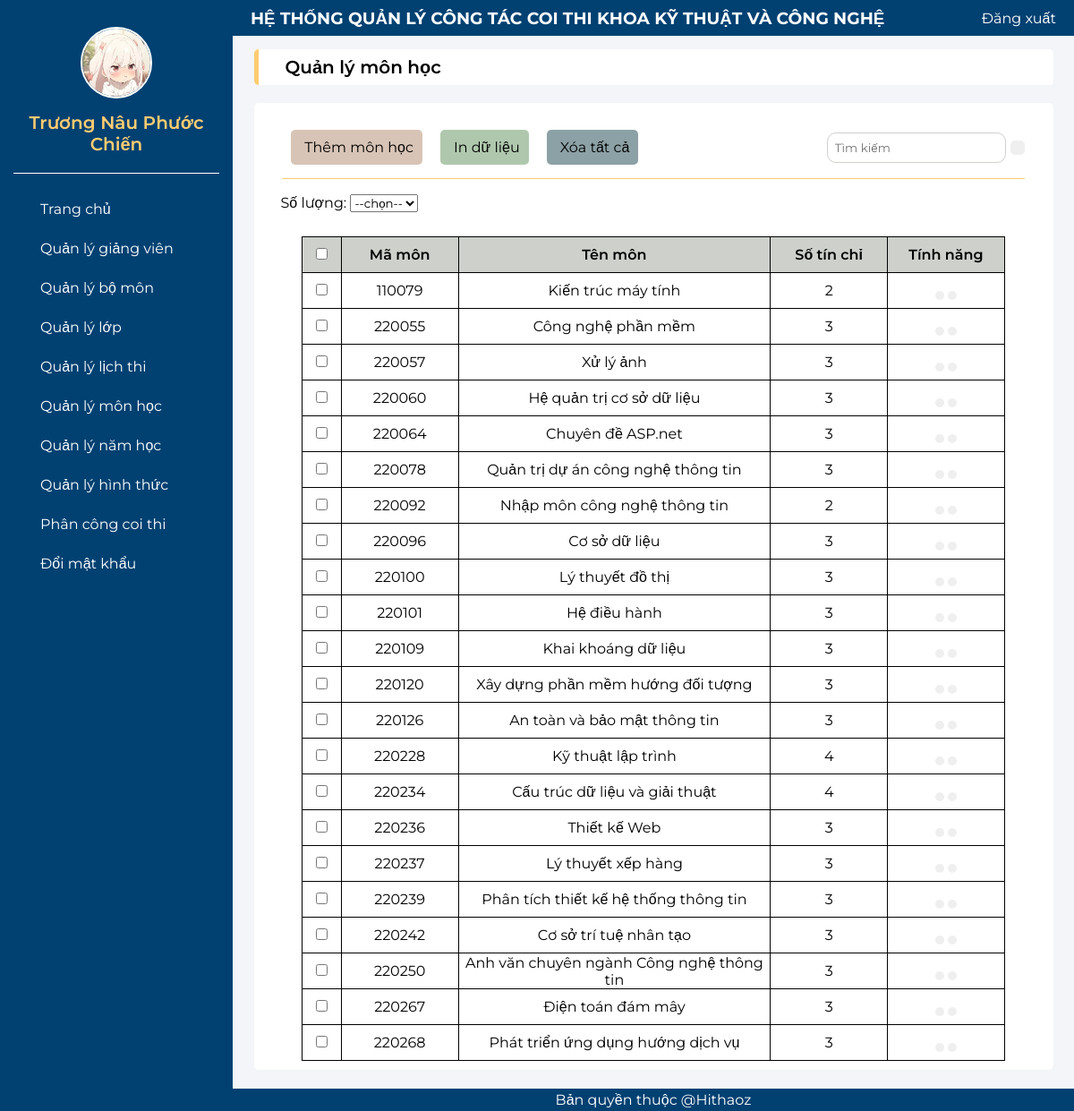
Screenshot of /QLMH.php (signed in) with the database file from the repository.
### tables this page shows
CREATE TABLE `monhoc` (
  `mamon` int(11) NOT NULL,
  `tenmon` varchar(100) NOT NULL,
  `sotinchi` int(11) NOT NULL
);

### QLMH.php (the view, shortened to what this page needs)
<?php
include("header_admin.php");
?>
<div>
    <div class="top-center">
        <p>Quản lý môn học</p>
    </div>
    <div class="table-center">
        <div class="btn-center">
            <div class="btn-center-bt">
                <a href="them_monhoc.php" class="button button-them">
                    <p>Thêm môn học</p>
                </a>
                <a href="#" class="button button-in">
                    <p>In dữ liệu</p>
                </a>
                <a href="#" class="button button-xtt">
                    <p>Xóa tất cả</p>
                </a>
            </div>
            <div class="btn-center-search">
                <input type="text" name="tendn" placeholder="Tìm kiếm" required>
                <button type="submit"><ion-icon name="search-outline"></ion-icon></button>
            </div>
        </div>
        <div class="cdm">
            <form method="get" action="" id="pagination-form">
                <label for="itemsPerPage">Số lượng:</label>
                <select name="itemsPerPage" id="itemsPerPage" onchange="updateResultsPerPage()">
                    <option value="2">--chọn--</option>
                </select>
            </form>
        </div>
        <div class="table">
            <table width="90%" class="table-content">
                <tr style="background-color:#CDD0CB; font-weight:600;">
                    <td width="5%" height="40px"><input type="checkbox"></td>
                    <td width="15%">Mã môn</td>
                    <td width="40%">Tên môn</td>
                    <td width="15%">Số tín chỉ</td>
                    <td width="15%">Tính năng</td>
                </tr>
                <?php
                include("ketnoi.php");
                $sql = "SELECT * FROM monhoc";
                $kq = mysqli_query($conn, $sql) or die("Không thể xuất thông tin người dùng " . mysqli_error());
                while ($row = mysqli_fetch_array($kq)) {
                    echo "<tr>";
                    echo "<td height='40px'><input type='checkbox'></td>";
                    echo "<td>" . $row["mamon"] . "</td>";
                    $usern = $row["mamon"];
                    echo "<td>" . $row["tenmon"] . "</td>";
                    echo "<td>" . $row["sotinchi"] . "</td>";
                    echo "<td class='table-icon'>
                    <a href='sua_monhoc.php?user=$usern'><button><ion-icon name='create-outline'></ion-icon></button></a>
                    <a href='xoa_monhoc.php?user=$usern'><button><ion-icon name='trash-outline'></button></ion-icon></a>
                    </td>";
                    echo "</tr>";
                }
                ?>
            </table>
        </div>
    </div>
</div>
<?php
include("footer_admin.php");
?>

### header_admin.php (shortened to what this page needs)
<!DOCTYPE html>
<html lang="en">
<head>
    <link rel="stylesheet" href="css_admin.css">
</head>
<body>
    <?php
    include("ketnoi.php");
    $userlogin = $_SESSION["admin"];
    $sql2 = "select * from admin where email='" . $userlogin . "'";
    $kq2 = mysqli_query($conn, $sql2) or die("Không thể xuất thông tin người dùng " . mysqli_error());
    $admin_login =  mysqli_fetch_array($kq2);
    ?>
    <div class="container">
        <div class="b-left">
            <div class="b-ava">
                <img src="<?php echo $admin_login["hinhdaidien"]; ?>" alt="Profile Picture">
                <label><?php echo $admin_login["hoten"]; ?></label>
            </div>
            <div class="s-left">
                <a href="admin.php" class="s-left-item">
                    <p>Trang chủ</p>
                </a>
                <a href="QLGV.php" class="s-left-item">
                    <p>Quản lý giảng viên</p>
                </a>
                <a href="QLBM.php" class="s-left-item">
                    <p>Quản lý bộ môn</p>
                </a>
                <a href="QLL.php" class="s-left-item">
                    <p>Quản lý lớp</p>
                </a>
                <a href="QLLT.php" class="s-left-item">
                    <p>Quản lý lịch thi</p>
                </a>
                <a href="QLMH.php" class="s-left-item">
                    <p>Quản lý môn học</p>
                </a>
                <a href="QLNH.php" class="s-left-item">
                    <p>Quản lý năm học</p>
                </a>
                <a href="QLHT.php" class="s-left-item">
                    <p>Quản lý hình thức</p>
                </a>
                <a href="QLPCCT.php" class="s-left-item">
                    <p>Phân công coi thi</p>
                </a>
                <a href="#" class="s-left-item">
                    <p>Đổi mật khẩu</p>
                </a>
            </div>
        </div>
        <div class="b-right">
            <div class="s_dx">
                <h3>HỆ THỐNG QUẢN LÝ CÔNG TÁC COI THI KHOA KỸ THUẬT VÀ CÔNG NGHỆ</h3>
                <a href="logout.php" class="s_dx_item">
                    <p>Đăng xuất</p>
                </a>
            </div>
            <div class="content">

### css_admin.css (style rules this page uses)
* { margin: 0; padding: 0; box-sizing: border-box; font-family: 'Montserrat', sans-serif; }
html { scroll-behavior: smooth; }
.container { display: flex; height: 100vh; }
.b-right { display: flex; flex-direction: column; flex: 1; height: 100%; }
.b-left { width: 260px; background-color: #004172; height: 100%; padding: 30px 15px; }
.b-ava img { width: 80px; height: 80px; display: block; border-radius: 50%; margin: 0 auto; border: 2px solid #ffffff; margin-bottom: 15px; }
.b-ava { font-size: 20px; font-weight: 600; color: #FFCC70; margin: 0 auto; text-align: center; border-bottom: 1px solid #ffffff; padding-bottom: 20px; }
.s-left { display: flex; flex-direction: column; gap: 5px; padding-top: 20px; }
.s-left-item { display: flex; align-items: center; color: #ffffff; gap: 15px; padding: 10px 10px; }
.s-left-item { color: #ffffff; text-decoration: none; }
.s_dx { display: flex; justify-content: space-between; align-items: center; padding: 0 20px; width: 100%; background-color: #004172; height: 40px; color: #ffffff; }
.s_dx_item { display: flex; align-items: center; color: #ffffff; gap: 15px; padding: 10px 0; align-items: center; text-decoration: none; }
.content { height: 100%; overflow-y: auto; flex: 1; background-color: #f4f5f8; }
.top-center { display: flex; align-items: center; width: 95%; background-color: #ffffff; height: 40px; padding-left: 30px; margin: 0 auto; border-radius: 5px; margin-top: 15px; margin-bottom: 20px; border-left: 5px solid #FFCC70; }
.top-center p { color: #000000; font-weight: 600; font-size: 20px; }
.table-center { display: flex; width: 95%; background-color: #ffffff; margin: 0 auto; border-radius: 5px; padding: 10px 10px; flex-direction: column; margin-bottom: 20px; }
.btn-center { display: flex; justify-content: space-between; align-items: center; width: 95%; margin: 10px auto; border-bottom: 1px solid #FFCC70; padding-bottom: 5px; }
.btn-center-bt { display: flex; align-items: center; }
.button { display: flex; align-items: center; margin: 10px; gap: 5px; border-radius: 5px; justify-content: center; padding: 10px 10px; text-decoration: none; color: black; }
.button-them { background-color: #D8C4B6; }
.button-in { background-color: #AFC8AD; }
.button-xtt { background-color: #8CA1A5; }
.btn-center-search { display: flex; align-items: center; gap: 5px; }
.btn-center-search input { padding: 8px 8px; border-radius: 10px; border: none; width: 200px; color: darkgrey; background-color: EEEEEE; border: 1px solid #CDD0CB; display: flex; }
.btn-center-search button { padding: 8px 8px; border-radius: 5px; border: none; }
.cdm { display: flex; padding: 7px 0; margin-left: 20px; }
table, th, td { border: 1px solid black; text-align: center; }
.table-content { border-collapse: collapse; text-align: center; margin: 0 auto; margin-top: 20px; }
.table-icon button { padding: 5px 5px; border-radius: 5px; border: none; }

### rows the page displays
monhoc: mamon "110079", tenmon "Kiến trúc máy tính", sotinchi "2"
monhoc: mamon "220055", tenmon "Công nghệ phần mềm", sotinchi "3"
monhoc: mamon "220057", tenmon "Xử lý ảnh", sotinchi "3"
monhoc: mamon "220060", tenmon "Hệ quản trị cơ sở dữ liệu", sotinchi "3"
monhoc: mamon "220064", tenmon "Chuyên đề ASP.net", sotinchi "3"
monhoc: mamon "220078", tenmon "Quản trị dự án công nghệ thông tin", sotinchi "3"
monhoc: mamon "220092", tenmon "Nhập môn công nghệ thông tin", sotinchi "2"
monhoc: mamon "220096", tenmon "Cơ sở dữ liệu", sotinchi "3"
monhoc: mamon "220100", tenmon "Lý thuyết đồ thị", sotinchi "3"
monhoc: mamon "220101", tenmon "Hệ điều hành", sotinchi "3"
monhoc: mamon "220109", tenmon "Khai khoáng dữ liệu", sotinchi "3"
monhoc: mamon "220120", tenmon "Xây dựng phần mềm hướng đối tượng", sotinchi "3"
monhoc: mamon "220126", tenmon "An toàn và bảo mật thông tin", sotinchi "3"
monhoc: mamon "220228", tenmon "Kỹ thuật lập trình", sotinchi "4"
monhoc: mamon "220234", tenmon "Cấu trúc dữ liệu và giải thuật", sotinchi "4"
monhoc: mamon "220236", tenmon "Thiết kế Web", sotinchi "3"
monhoc: mamon "220237", tenmon "Lý thuyết xếp hàng", sotinchi "3"
monhoc: mamon "220239", tenmon "Phân tích thiết kế hệ thống thông tin", sotinchi "3"
monhoc: mamon "220242", tenmon "Cơ sở trí tuệ nhân tạo", sotinchi "3"
monhoc: mamon "220250", tenmon "Anh văn chuyên ngành Công nghệ thông tin", sotinchi "3"
monhoc: mamon "220267", tenmon "Điện toán đám mây", sotinchi "3"
monhoc: mamon "220268", tenmon "Phát triển ứng dụng hướng dịch vụ", sotinchi "3"

### other values shown
$admin_login["hoten"] "Trương Nâu Phước Chiến"
